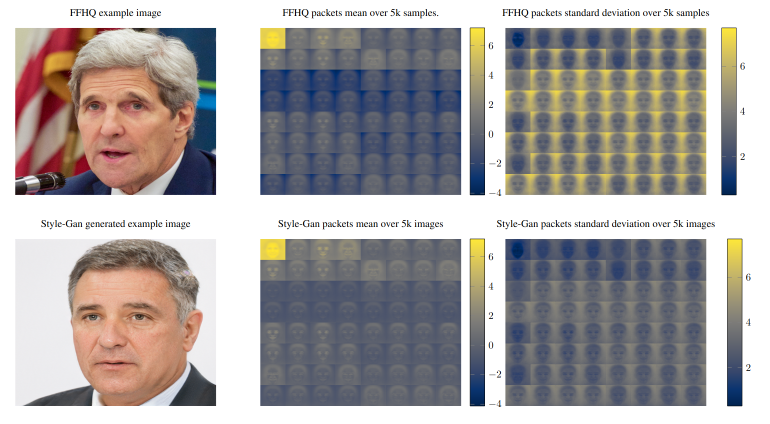
#> input picture img/packet_visualization.png, 1540 x 848 px (shown at 1/2 size)
$ python crop_lsun.py ../../img out 100
#> lines starting #> are read from the running program, lines starting #| are printed output that depends on the picture
"""Script for cropping LSUN.

Adopted from: https://github.com/RUB-SysSec/GANDCTAnalysis/blob/master/crop_lsun.py
which is based on: https://github.com/ningyu1991/GANFingerprints/
"""

import argparse
import os
from concurrent.futures import ProcessPoolExecutor
from typing import Tuple

from PIL import Image


def transform_image(packed: Tuple[str, str, str]):
    """Center-crops and resizes an LSUN image to 128x128 pixels.

    Args:
        packed (Tuple[str, str, str]): Packed args as tuple.
            The first entry is the file path of the original image file, which is cropped and resized.
            The second entry is the path of the directory containing all original LSUN images.
            The third entry is the path of the directory where the cropped image is stored.
    """
    file_path, directory, output = packed
    # catch errors and continue with different files
    try:
        if (
            file_path.endswith("png")
            or file_path.endswith("jpeg")
            or file_path.endswith("jpg")
            or file_path.endswith("webp")
        ):
            image = Image.open(f"{directory}/{file_path}")
#> image is the input picture: PIL image 1540x848 RGBA; mean R, G, B, A 169.1, 164.6, 164.3, 255
            x, y = image.size
#> x = 1540; y = 848
            if y < x:
                crop_height = y
#> crop_height = 848
                crop_width = y
#> crop_width = 848

                crop_left = (x - y) // 2
#> crop_left = 346
                crop_top = 0
                image = image.crop(
                    (
                        crop_left,
                        crop_top,
                        crop_left + crop_width,
                        crop_top + crop_height,
                    )
                )
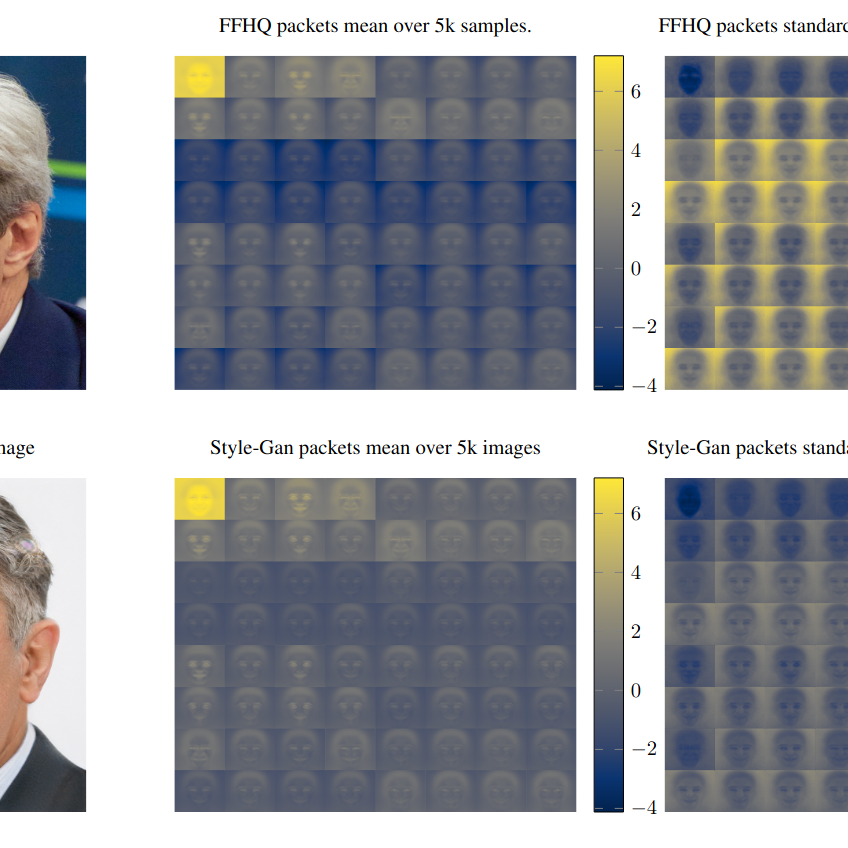
#> image: PIL image 848x848 RGBA; mean R, G, B, A 153.2, 155.7, 160.7, 255
            elif x < y:
                crop_height = x
                crop_width = x

                crop_left = 0
                crop_top = (y - x) // 2
                image = image.crop(
                    (
                        crop_left,
                        crop_top,
                        crop_left + crop_width,
                        crop_top + crop_height,
                    )
                )

            image = image.resize((128, 128))
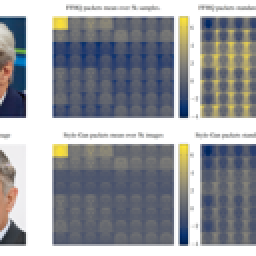
#> image: PIL image 128x128 RGBA (shown 2 times larger); mean R, G, B, A 152.9, 155.4, 160.4, 255

            # store .webp images as .png files
            if file_path.endswith("webp"):
                file_path = file_path.replace(".webp", ".png")
            image.save(f"{output}/{file_path}")
        else:
            print(f"Skipped {file_path}")
    except ValueError as exc:
        print(file_path, exc, x, y)


def main(args):
    """Center-crops and resizes a number of LSUN images.

    Images are resized to 128x128 pixels and stored.
    """
    os.makedirs(args.OUTPUT, exist_ok=True)

    # only consider the specified number of files
    paths = os.listdir(args.DIRECTORY)[: args.SIZE]
    packed = map(lambda p: (p, args.DIRECTORY, args.OUTPUT), paths)
    with ProcessPoolExecutor() as pool:
        list(pool.map(transform_image, packed))


def _parse_args():
    parser = argparse.ArgumentParser()

    parser.add_argument("DIRECTORY", help="Source directory.", type=str)
    parser.add_argument("OUTPUT", help="Output directory.", type=str)

    # added argument "SIZE"
    parser.add_argument("SIZE", help="Amount of data to convert.", type=int)

    return parser.parse_args()


if __name__ == "__main__":
    main(_parse_args())
